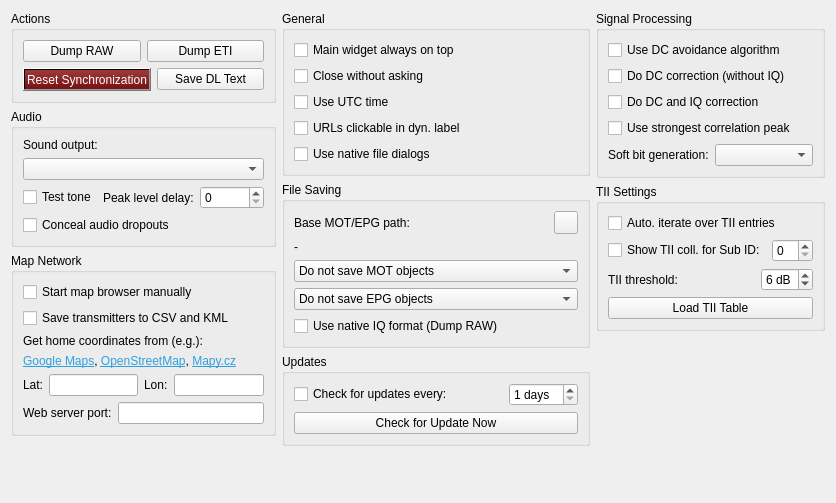
<?xml version="1.0" encoding="UTF-8"?>
<ui version="4.0">
 <class>configWidget</class>
 <widget class="QWidget" name="configWidget">
  <property name="geometry">
   <rect>
    <x>0</x>
    <y>0</y>
    <width>836</width>
    <height>503</height>
   </rect>
  </property>
  <property name="windowTitle">
   <string>Configuration and Control</string>
  </property>
  <layout class="QVBoxLayout" name="vl_main">
   <item>
    <layout class="QHBoxLayout" name="hl_columns" stretch="0,1,1">
     <item>
      <layout class="QVBoxLayout" name="vl_col1">
       <item>
        <widget class="QGroupBox" name="gbActions">
         <property name="title">
          <string>Actions</string>
         </property>
         <layout class="QVBoxLayout" name="vl_actions">
          <item>
           <layout class="QHBoxLayout" name="hl_a1">
            <item>
             <widget class="QPushButton" name="dumpButton">
              <property name="toolTip">
               <string>&lt;html&gt;&lt;head/&gt;&lt;body&gt;&lt;p&gt;Click to save the raw input signal to a file. A file selection dialog will open to choose a filename. Note that the file sizes can be very large.&lt;/p&gt;&lt;p&gt;Click again to stop recording. The file can be reloaded using the &amp;quot;Ensemble List&amp;quot; (&amp;quot;EL&amp;quot; button).&lt;/p&gt;&lt;/body&gt;&lt;/html&gt;</string>
              </property>
              <property name="text">
               <string>Dump RAW</string>
              </property>
             </widget>
            </item>
            <item>
             <widget class="QPushButton" name="etiButton">
              <property name="toolTip">
               <string>&lt;html&gt;&lt;head/&gt;&lt;body&gt;&lt;p&gt;Generate an ETI file.&lt;/p&gt;&lt;p&gt;Note that generating an ETI file requires considerable resources.&lt;/p&gt;&lt;p&gt;Clicking this button opens a file selection dialog. After selecting a file, the ensemble content is written in ETI format. The ETI session stops when this button is clicked again or when switching to another channel.&lt;/p&gt;&lt;/body&gt;&lt;/html&gt;</string>
              </property>
              <property name="text">
               <string>Dump ETI</string>
              </property>
             </widget>
            </item>
           </layout>
          </item>
          <item>
           <layout class="QHBoxLayout" name="horizontalLayout">
            <item>
             <widget class="QPushButton" name="resetButton">
              <property name="toolTip">
               <string>&lt;html&gt;&lt;head/&gt;&lt;body&gt;&lt;p&gt;Click to restart synchronization.&lt;/p&gt;&lt;/body&gt;&lt;/html&gt;</string>
              </property>
              <property name="styleSheet">
               <string notr="true">QPushButton { background-color:qlineargradient(x1:1, y1:0, x2:1, y2:1, stop:0 rgba(158, 58, 58, 255),stop:1 rgba(118, 18, 18, 255)); color: #ffffff; }
             </string>
              </property>
              <property name="text">
               <string>Reset Synchronization</string>
              </property>
             </widget>
            </item>
            <item>
             <widget class="QPushButton" name="dlTextButton">
              <property name="toolTip">
               <string>&lt;html&gt;&lt;head/&gt;&lt;body&gt;&lt;p&gt;Save the dynamic label text to a file.&lt;/p&gt;&lt;/body&gt;&lt;/html&gt;</string>
              </property>
              <property name="text">
               <string>Save DL Text</string>
              </property>
             </widget>
            </item>
           </layout>
          </item>
         </layout>
        </widget>
       </item>
       <item>
        <widget class="QGroupBox" name="gbAudio">
         <property name="title">
          <string>Audio</string>
         </property>
         <layout class="QVBoxLayout" name="vl_audio">
          <item>
           <widget class="QLabel" name="lbl_sound_output">
            <property name="text">
             <string>Sound output:</string>
            </property>
           </widget>
          </item>
          <item>
           <widget class="QComboBox" name="cmbSoundOutput"/>
          </item>
          <item>
           <layout class="QHBoxLayout" name="hl_audio2">
            <item>
             <widget class="QCheckBox" name="cbTestTone">
              <property name="toolTip">
               <string>&lt;html&gt;&lt;head/&gt;&lt;body&gt;&lt;p&gt;Enable or disable the calibration test tone (short tone pings) used to calibrate the peak level delay setting.&lt;/p&gt;&lt;/body&gt;&lt;/html&gt;</string>
              </property>
              <property name="text">
               <string>Test tone</string>
              </property>
             </widget>
            </item>
            <item>
             <widget class="QLabel" name="lblPeakDelay">
              <property name="text">
               <string>Peak level delay:</string>
              </property>
             </widget>
            </item>
            <item>
             <widget class="QSpinBox" name="sbPeakLevelDelay">
              <property name="toolTip">
               <string>&lt;html&gt;&lt;head/&gt;&lt;body&gt;&lt;p&gt;Delay for the peak level meter. Use the test tone to calibrate the optimal setting — adjust until the peak level meter reacts in sync with the tone. Use the smallest value that works.&lt;/p&gt;&lt;/body&gt;&lt;/html&gt;</string>
              </property>
              <property name="minimum">
               <number>0</number>
              </property>
              <property name="maximum">
               <number>19</number>
              </property>
              <property name="value">
               <number>0</number>
              </property>
             </widget>
            </item>
           </layout>
          </item>
          <item>
           <widget class="QCheckBox" name="cbAudioConcealment">
            <property name="toolTip">
             <string>&lt;html&gt;&lt;head/&gt;&lt;body&gt;&lt;p&gt;Conceal short audio dropouts caused by reception errors.&lt;/p&gt;&lt;p&gt;When &lt;b&gt;enabled&lt;/b&gt;, a lost audio frame is replaced by a synthesised frame instead of leaving a gap, reducing clicks and interruptions. The concealment method depends on the AAC decoder this build uses:&lt;/p&gt;&lt;ul&gt;&lt;li&gt;&lt;b&gt;FDK-AAC&lt;/b&gt;: spectral-domain concealment built into the decoder - seamless, click-free and the better sounding option (recommended, if available in this build).&lt;/li&gt;&lt;li&gt;&lt;b&gt;FAAD&lt;/b&gt;: pitch-synchronous extrapolation of the last good frame in the PCM domain - good, but not as clean as FDK-AAC.&lt;/li&gt;&lt;/ul&gt;&lt;p&gt;When &lt;b&gt;disabled&lt;/b&gt;, lost frames are left as gaps (no audio is inserted), as in earlier versions.&lt;/p&gt;&lt;/body&gt;&lt;/html&gt;</string>
            </property>
            <property name="text">
             <string>Conceal audio dropouts</string>
            </property>
           </widget>
          </item>
         </layout>
        </widget>
       </item>
       <item>
        <widget class="QGroupBox" name="gbMapNetwork">
         <property name="title">
          <string>Map Network</string>
         </property>
         <layout class="QVBoxLayout" name="vl_map">
          <item>
           <widget class="QCheckBox" name="cbManualBrowserStart">
            <property name="toolTip">
             <string>&lt;html&gt;&lt;head/&gt;&lt;body&gt;&lt;p&gt;When enabled, a browser must be started manually when the map HTTP service starts. By default, a browser is opened automatically.&lt;/p&gt;&lt;/body&gt;&lt;/html&gt;</string>
            </property>
            <property name="text">
             <string>Start map browser manually</string>
            </property>
           </widget>
          </item>
          <item>
           <widget class="QCheckBox" name="cbSaveTransToCsv">
            <property name="toolTip">
             <string>&lt;html&gt;&lt;head/&gt;&lt;body&gt;&lt;p&gt;While the HTTP map is shown, the transmitter descriptions are also stored in a &amp;quot;.csv&amp;quot; and a &amp;quot;.kml&amp;quot; file.&lt;/p&gt;&lt;p&gt;On starting the map HTTP server, a file selection menu will appear.&lt;/p&gt;&lt;/body&gt;&lt;/html&gt;</string>
            </property>
            <property name="text">
             <string>Save transmitters to CSV and KML</string>
            </property>
           </widget>
          </item>
          <item>
           <widget class="QLabel" name="lblMapUrlHint">
            <property name="text">
             <string>&lt;html&gt;&lt;head/&gt;&lt;body&gt;&lt;p&gt;Get home coordinates from (e.g.):&lt;/p&gt;&lt;/body&gt;&lt;/html&gt;</string>
            </property>
            <property name="openExternalLinks">
             <bool>true</bool>
            </property>
           </widget>
          </item>
          <item>
           <widget class="QLabel" name="lblMapUrlHint_2">
            <property name="text">
             <string>&lt;html&gt;&lt;head/&gt;&lt;body&gt;&lt;p&gt;&lt;a href=&quot;https://www.google.com/maps&quot;&gt;&lt;span style=&quot; text-decoration: underline; color:#2f9fe0;&quot;&gt;Google Maps&lt;/span&gt;&lt;/a&gt;, &lt;a href=&quot;https://www.openstreetmap.org&quot;&gt;&lt;span style=&quot; text-decoration: underline; color:#2f9fe0;&quot;&gt;OpenStreetMap&lt;/span&gt;&lt;/a&gt;, &lt;a href=&quot;https://mapy.cz&quot;&gt;&lt;span style=&quot; text-decoration: underline; color:#2f9fe0;&quot;&gt;Mapy.cz&lt;/span&gt;&lt;/a&gt;&lt;/p&gt;&lt;/body&gt;&lt;/html&gt;</string>
            </property>
            <property name="openExternalLinks">
             <bool>true</bool>
            </property>
           </widget>
          </item>
          <item>
           <layout class="QHBoxLayout" name="hl_map_btns">
            <item>
             <widget class="QLabel" name="lblLatPrefix">
              <property name="text">
               <string>Lat:</string>
              </property>
             </widget>
            </item>
            <item>
             <widget class="QLineEdit" name="leLatitudeVal">
              <property name="toolTip">
               <string>&lt;html&gt;&lt;head/&gt;&lt;body&gt;&lt;p&gt;&lt;span style=&quot; font-weight:700;&quot;&gt;Home latitude coordinate&lt;/span&gt;&lt;/p&gt;&lt;p&gt;decimal, -90° to 90°&lt;/p&gt;&lt;/body&gt;&lt;/html&gt;</string>
              </property>
              <property name="alignment">
               <set>Qt::AlignmentFlag::AlignRight</set>
              </property>
             </widget>
            </item>
            <item>
             <widget class="QLabel" name="lblLonPrefix">
              <property name="text">
               <string>Lon:</string>
              </property>
             </widget>
            </item>
            <item>
             <widget class="QLineEdit" name="leLongitudeVal">
              <property name="toolTip">
               <string>&lt;html&gt;&lt;head/&gt;&lt;body&gt;&lt;p&gt;&lt;span style=&quot; font-weight:700;&quot;&gt;Home longitude coordinate&lt;/span&gt;&lt;/p&gt;&lt;p&gt;decimal, -180° to 180°&lt;/p&gt;&lt;/body&gt;&lt;/html&gt;</string>
              </property>
              <property name="alignment">
               <set>Qt::AlignmentFlag::AlignRight</set>
              </property>
             </widget>
            </item>
           </layout>
          </item>
          <item>
           <layout class="QHBoxLayout" name="horizontalLayout_2">
            <item>
             <widget class="QLabel" name="lblPortPrefix">
              <property name="text">
               <string>Web server port:</string>
              </property>
             </widget>
            </item>
            <item>
             <widget class="QLineEdit" name="leMapPortVal">
              <property name="toolTip">
               <string>Maps HTTP server port number (1-65535)</string>
              </property>
              <property name="alignment">
               <set>Qt::AlignmentFlag::AlignRight</set>
              </property>
             </widget>
            </item>
           </layout>
          </item>
         </layout>
        </widget>
       </item>
       <item>
        <spacer name="sp_col1_bot">
         <property name="orientation">
          <enum>Qt::Orientation::Vertical</enum>
         </property>
         <property name="sizeHint" stdset="0">
          <size>
           <width>20</width>
           <height>0</height>
          </size>
         </property>
        </spacer>
       </item>
      </layout>
     </item>
     <item>
      <layout class="QVBoxLayout" name="vl_col2">
       <item>
        <widget class="QGroupBox" name="gbGeneral">
         <property name="title">
          <string>General</string>
         </property>
         <layout class="QVBoxLayout" name="vl_general">
          <item>
           <widget class="QCheckBox" name="cbAlwaysOnTop">
            <property name="toolTip">
             <string>&lt;html&gt;&lt;head/&gt;&lt;body&gt;&lt;p&gt;Keep the main window always on top of other windows. This setting takes effect the next time the program starts.&lt;/p&gt;&lt;/body&gt;&lt;/html&gt;</string>
            </property>
            <property name="text">
             <string>Main widget always on top</string>
            </property>
           </widget>
          </item>
          <item>
           <widget class="QCheckBox" name="cbCloseDirect">
            <property name="toolTip">
             <string>&lt;html&gt;&lt;head/&gt;&lt;body&gt;&lt;p&gt;When enabled, the application closes immediately without a confirmation dialog.&lt;/p&gt;&lt;/body&gt;&lt;/html&gt;</string>
            </property>
            <property name="text">
             <string>Close without asking</string>
            </property>
           </widget>
          </item>
          <item>
           <widget class="QCheckBox" name="cbUseUtcTime">
            <property name="toolTip">
             <string>&lt;html&gt;&lt;head/&gt;&lt;body&gt;&lt;p&gt;Display time in UTC if selected.&lt;/p&gt;&lt;/body&gt;&lt;/html&gt;</string>
            </property>
            <property name="text">
             <string>Use UTC time</string>
            </property>
           </widget>
          </item>
          <item>
           <widget class="QCheckBox" name="cbUrlClickable">
            <property name="toolTip">
             <string>&lt;html&gt;&lt;head/&gt;&lt;body&gt;&lt;p&gt;&lt;span style=&quot; font-weight:700;&quot;&gt;URLs are clickable in dynamic label text&lt;/span&gt;&lt;/p&gt;&lt;p&gt;The dynamic label text is scanned for URLs and email addresses and the links are (tried to) converted into clickable links. So the web browser or email program should be opened automatically by clicking on them.&lt;/p&gt;&lt;/body&gt;&lt;/html&gt;</string>
            </property>
            <property name="text">
             <string>URLs clickable in dyn. label</string>
            </property>
           </widget>
          </item>
          <item>
           <widget class="QCheckBox" name="cbUseNativeFileDialog">
            <property name="text">
             <string>Use native file dialogs</string>
            </property>
           </widget>
          </item>
         </layout>
        </widget>
       </item>
       <item>
        <widget class="QGroupBox" name="gbFileSaving">
         <property name="title">
          <string>File Saving</string>
         </property>
         <layout class="QVBoxLayout" name="vl_filesaving">
          <item>
           <layout class="QHBoxLayout" name="hl_base_path" stretch="0,0">
            <item>
             <widget class="QLabel" name="lbl_base_path_header">
              <property name="text">
               <string>Base MOT/EPG path:</string>
              </property>
             </widget>
            </item>
            <item>
             <widget class="QToolButton" name="btnSelectBasePath">
              <property name="toolTip">
               <string>&lt;html&gt;&lt;head/&gt;&lt;body&gt;&lt;p&gt;Open a directory dialog to choose the base directory for MOT and EPG data. Subdirectories MOT/, EPG/, and PIC/ will be created inside it.&lt;/p&gt;&lt;/body&gt;&lt;/html&gt;</string>
              </property>
              <property name="icon">
               <iconset theme="QIcon::ThemeIcon::FolderOpen"/>
              </property>
             </widget>
            </item>
           </layout>
          </item>
          <item>
           <widget class="QLabel" name="lblDataBasePath">
            <property name="toolTip">
             <string>Current base directory for MOT and EPG data storage.</string>
            </property>
            <property name="text">
             <string>-</string>
            </property>
            <property name="wordWrap">
             <bool>false</bool>
            </property>
           </widget>
          </item>
          <item>
           <widget class="QComboBox" name="cmbMotObjectSaving5">
            <property name="toolTip">
             <string>&lt;html&gt;&lt;head/&gt;&lt;body&gt;&lt;p&gt;&lt;span style=&quot; font-weight:700;&quot;&gt;Choose whether MOT objects (such as slides/images) should be saved&lt;/span&gt;&lt;/p&gt;&lt;p&gt;Files can be saved in a single folder or in a directory tree.&lt;/p&gt;&lt;/body&gt;&lt;/html&gt;</string>
            </property>
            <item>
             <property name="text">
              <string>Do not save MOT objects</string>
             </property>
            </item>
            <item>
             <property name="text">
              <string>Save MOT objects in the MOT base folder</string>
             </property>
            </item>
            <item>
             <property name="text">
              <string>Save MOT obj. in a sub-folder &lt;ensemble&gt;</string>
             </property>
            </item>
            <item>
             <property name="text">
              <string>Save MOT obj. in a sub-folder &lt;ens&gt;/&lt;service&gt;</string>
             </property>
            </item>
           </widget>
          </item>
          <item>
           <widget class="QComboBox" name="cmbEpgObjectSaving5">
            <property name="toolTip">
             <string>&lt;html&gt;&lt;head/&gt;&lt;body&gt;&lt;p&gt;&lt;span style=&quot; font-weight:700;&quot;&gt;Choose whether EPG data should be saved&lt;/span&gt;&lt;/p&gt;&lt;p&gt;Files can be saved in a single folder or in a directory tree.&lt;/p&gt;&lt;/body&gt;&lt;/html&gt;</string>
            </property>
            <item>
             <property name="text">
              <string>Do not save EPG objects</string>
             </property>
            </item>
            <item>
             <property name="text">
              <string>Save EPG objects in the EPG base folder</string>
             </property>
            </item>
            <item>
             <property name="text">
              <string>Save EPG obj. in a sub-folder &lt;ensemble&gt;</string>
             </property>
            </item>
            <item>
             <property name="text">
              <string>Save EPG obj. in a sub-folder &lt;ens&gt;/&lt;service&gt;</string>
             </property>
            </item>
           </widget>
          </item>
          <item>
           <widget class="QCheckBox" name="cbUseNativeIqFormat">
            <property name="toolTip">
             <string>&lt;html&gt;&lt;head/&gt;&lt;body&gt;&lt;p&gt;Use native IQ format of most input devices in 'Dump RAW' if selected. Not available for Soapy, UHD, Spyserver and file device.&lt;/p&gt;
            &lt;p&gt;If not selected, 'Dump RAW' writes WAV files with 16 bits and 2048000 samples/s.&lt;/p&gt;&lt;/body&gt;&lt;/html&gt;</string>
            </property>
            <property name="text">
             <string>Use native IQ format (Dump RAW)</string>
            </property>
           </widget>
          </item>
         </layout>
        </widget>
       </item>
       <item>
        <widget class="QGroupBox" name="gbUpdates">
         <property name="title">
          <string>Updates</string>
         </property>
         <layout class="QVBoxLayout" name="vl_updates">
          <item>
           <layout class="QHBoxLayout" name="hl_updates" stretch="1,0">
            <item>
             <widget class="QCheckBox" name="cbCheckForUpdates">
              <property name="toolTip">
               <string>&lt;html&gt;&lt;head/&gt;&lt;body&gt;&lt;p&gt;Automatically check for a new version of DABstar after startup.&lt;/p&gt;&lt;/body&gt;&lt;/html&gt;</string>
              </property>
              <property name="text">
               <string>Check for updates every:</string>
              </property>
             </widget>
            </item>
            <item>
             <widget class="QSpinBox" name="sbUpdateCheckDays">
              <property name="toolTip">
               <string>&lt;html&gt;&lt;head/&gt;&lt;body&gt;&lt;p&gt;Interval in days between automatic update checks.&lt;/p&gt;&lt;/body&gt;&lt;/html&gt;</string>
              </property>
              <property name="suffix">
               <string> days</string>
              </property>
              <property name="minimum">
               <number>1</number>
              </property>
              <property name="maximum">
               <number>30</number>
              </property>
              <property name="value">
               <number>1</number>
              </property>
             </widget>
            </item>
           </layout>
          </item>
          <item>
           <widget class="QPushButton" name="btnCheckForUpdate">
            <property name="toolTip">
             <string>&lt;html&gt;&lt;head/&gt;&lt;body&gt;&lt;p&gt;Click to check for an update on GitHub immediately.&lt;/p&gt;&lt;/body&gt;&lt;/html&gt;</string>
            </property>
            <property name="text">
             <string>Check for Update Now</string>
            </property>
           </widget>
          </item>
         </layout>
        </widget>
       </item>
       <item>
        <spacer name="sp_col2_bot">
         <property name="orientation">
          <enum>Qt::Orientation::Vertical</enum>
         </property>
         <property name="sizeHint" stdset="0">
          <size>
           <width>20</width>
           <height>0</height>
          </size>
         </property>
        </spacer>
       </item>
      </layout>
     </item>
     <item>
      <layout class="QVBoxLayout" name="vl_col3">
       <item>
        <widget class="QGroupBox" name="gbSignalProc">
         <property name="title">
          <string>Signal Processing</string>
         </property>
         <layout class="QVBoxLayout" name="vl_signal">
          <item>
           <widget class="QCheckBox" name="cbUseDcAvoidance">
            <property name="toolTip">
             <string>&lt;html&gt;&lt;head/&gt;&lt;body&gt;&lt;p&gt;&lt;span style=&quot; font-weight:600;&quot;&gt;Try to avoid a DC component on the OFDM bins around the 0 Hz OFDM bin.&lt;/span&gt;&lt;/p&gt;&lt;p&gt;Many SDR devices use an analogue IQ receiving concept, which tends to introduce a DC component at 0 Hz baseband.&lt;/p&gt;&lt;p&gt;This feature tries to use the RF synthesizer on the SDR device to shift the DC component to the unused 0 Hz OFDM bin.&lt;/p&gt;&lt;/body&gt;&lt;/html&gt;</string>
            </property>
            <property name="text">
             <string>Use DC avoidance algorithm</string>
            </property>
           </widget>
          </item>
          <item>
           <widget class="QCheckBox" name="cbDoDcCorrOnly">
            <property name="toolTip">
             <string>&lt;html&gt;&lt;head/&gt;&lt;body&gt;&lt;p&gt;&lt;span style=&quot; font-weight:600;&quot;&gt;Do DC correction&lt;/span&gt;&lt;/p&gt;&lt;p&gt;This removes the possible remaining DC from the input signal. &lt;/p&gt;&lt;p&gt;Mutually exclusive with &amp;quot;Do DC and IQ correction&amp;quot;.&lt;/p&gt;&lt;/body&gt;&lt;/html&gt;</string>
            </property>
            <property name="text">
             <string>Do DC correction (without IQ)</string>
            </property>
           </widget>
          </item>
          <item>
           <widget class="QCheckBox" name="cbDoDcAndIqCorr">
            <property name="toolTip">
             <string>&lt;html&gt;&lt;head/&gt;&lt;body&gt;&lt;p&gt;&lt;span style=&quot; font-weight:600;&quot;&gt;Do DC and IQ correction&lt;/span&gt;&lt;/p&gt;&lt;p&gt;This removes also a possible IQ misalignment from the input signal. &lt;/p&gt;&lt;p&gt;Mutually exclusive with &amp;quot;Do DC correction (without IQ)&amp;quot;.&lt;/p&gt;&lt;/body&gt;&lt;/html&gt;</string>
            </property>
            <property name="text">
             <string>Do DC and IQ correction</string>
            </property>
           </widget>
          </item>
          <item>
           <widget class="QCheckBox" name="cbUseStrongestPeak">
            <property name="toolTip">
             <string>&lt;html&gt;&lt;head/&gt;&lt;body&gt;&lt;p&gt;If set, the correlation module will report the strongest peak in the correlation, rather than the first (above a certain minimum).&lt;/p&gt;&lt;/body&gt;&lt;/html&gt;</string>
            </property>
            <property name="text">
             <string>Use strongest correlation peak</string>
            </property>
           </widget>
          </item>
          <item>
           <layout class="QHBoxLayout" name="hl_softbit">
            <item>
             <widget class="QLabel" name="lbl_soft_bit_gen">
              <property name="text">
               <string>Soft bit generation:</string>
              </property>
             </widget>
            </item>
            <item>
             <widget class="QComboBox" name="cmbSoftBitGen">
              <property name="toolTip">
               <string>&lt;html&gt;&lt;head/&gt;&lt;body&gt;&lt;p&gt;&lt;span style=&quot; font-weight:600;&quot;&gt;Select soft bit generation type&lt;/span&gt;&lt;/p&gt;&lt;p&gt;
                The designations refer to the document &quot;SOFT DECISIONS FOR DQPSK DEMODULATION FOR THE VITERBI DECODING OF THE CONVOLUTIONAL CODES&quot;.
                The use of an optimal soft decision algorithm compared to the conventional soft decision algorithm gives a performance improvement equivalent to an SNR gain of up to 5dB. 
                In a time invariant propagation environment, Optimal 3 gives the best performance whereas in time selective environment, Optimal 2 gives the best performance.&lt;/p&gt;&lt;p&gt;
                See the &amp;quot;Soft-Bit Weight&amp;quot; of the Carrier Plot for the calculation results.&lt;/p&gt;&lt;p&gt;As the first entry should provide almost the best result, the value is not stored persistently.&lt;/p&gt;&lt;/body&gt;&lt;/html&gt;</string>
              </property>
             </widget>
            </item>
           </layout>
          </item>
         </layout>
        </widget>
       </item>
       <item>
        <widget class="QGroupBox" name="gbTii">
         <property name="title">
          <string>TII Settings</string>
         </property>
         <layout class="QVBoxLayout" name="vl_tii">
          <item>
           <widget class="QCheckBox" name="cbAutoIterTiiEntries">
            <property name="toolTip">
             <string>&lt;html&gt;&lt;head/&gt;&lt;body&gt;&lt;p&gt;&lt;span style=&quot; font-weight:700;&quot;&gt;Automatically iterate over TII entries&lt;/span&gt;&lt;/p&gt;&lt;p&gt;The TII location list in the main window can be iterated automatically. If not selected then always the first (strongest) TII entry is shown.&lt;/p&gt;&lt;/body&gt;&lt;/html&gt;</string>
            </property>
            <property name="text">
             <string>Auto. iterate over TII entries</string>
            </property>
           </widget>
          </item>
          <item>
           <layout class="QHBoxLayout" name="hl_tii_coll" stretch="1,0">
            <item>
             <widget class="QCheckBox" name="cbTiiCollisions">
              <property name="toolTip">
               <string>&lt;html&gt;&lt;head/&gt;&lt;body&gt;&lt;p&gt;Show TII collisions (entries sharing the same sub-ID) as main ID = 99.&lt;/p&gt;&lt;/body&gt;&lt;/html&gt;</string>
              </property>
              <property name="text">
               <string>Show TII coll. for Sub ID:</string>
              </property>
             </widget>
            </item>
            <item>
             <widget class="QSpinBox" name="sbTiiSubId">
              <property name="minimum">
               <number>0</number>
              </property>
              <property name="maximum">
               <number>23</number>
              </property>
              <property name="value">
               <number>0</number>
              </property>
             </widget>
            </item>
           </layout>
          </item>
          <item>
           <layout class="QHBoxLayout" name="hl_tii_thresh" stretch="1,0">
            <item>
             <widget class="QLabel" name="lbl_tii_threshold">
              <property name="text">
               <string>TII threshold:</string>
              </property>
             </widget>
            </item>
            <item>
             <widget class="QSpinBox" name="sbTiiThreshold">
              <property name="toolTip">
               <string>Minimum TII signal level above the noise floor in dB.</string>
              </property>
              <property name="suffix">
               <string> dB</string>
              </property>
              <property name="minimum">
               <number>3</number>
              </property>
              <property name="maximum">
               <number>9</number>
              </property>
              <property name="value">
               <number>6</number>
              </property>
             </widget>
            </item>
           </layout>
          </item>
          <item>
           <widget class="QPushButton" name="loadTableButton">
            <property name="toolTip">
             <string>&lt;html&gt;&lt;head/&gt;&lt;body&gt;&lt;p&gt;Click to load a TII table — a file containing the TII data encodings used for transmitter identification.&lt;/p&gt;&lt;/body&gt;&lt;/html&gt;</string>
            </property>
            <property name="text">
             <string>Load TII Table</string>
            </property>
           </widget>
          </item>
         </layout>
        </widget>
       </item>
       <item>
        <spacer name="sp_col3_bot">
         <property name="orientation">
          <enum>Qt::Orientation::Vertical</enum>
         </property>
         <property name="sizeHint" stdset="0">
          <size>
           <width>20</width>
           <height>0</height>
          </size>
         </property>
        </spacer>
       </item>
      </layout>
     </item>
    </layout>
   </item>
  </layout>
 </widget>
 <resources>
  <include location="../../../resources.qrc"/>
 </resources>
 <connections/>
</ui>
